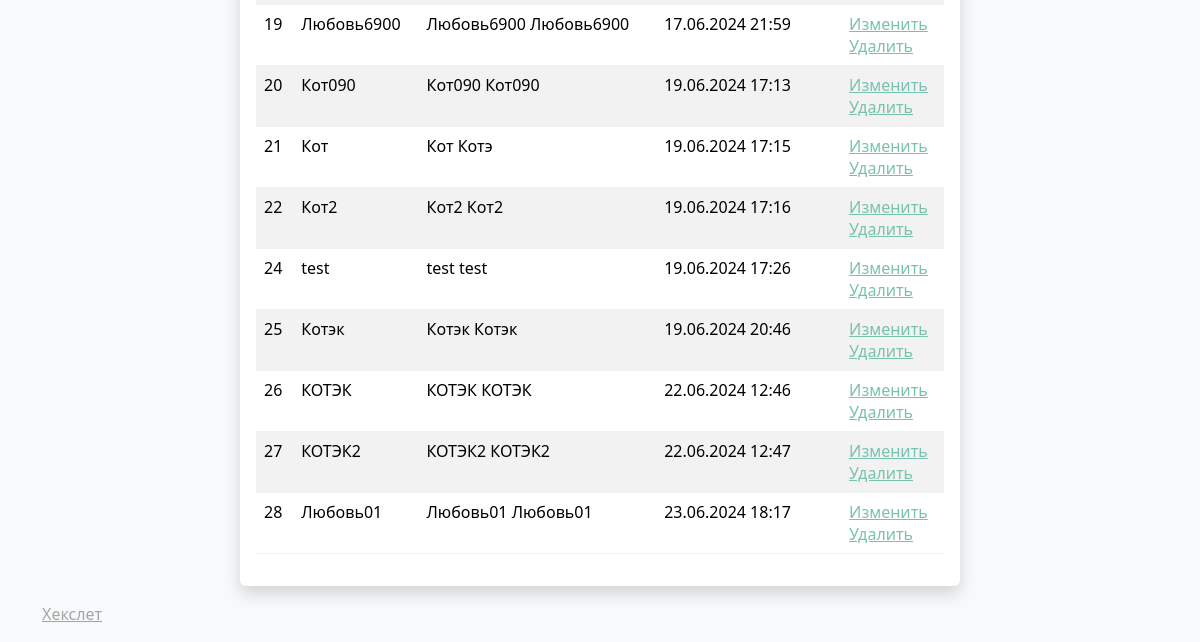
The app's page /users/ (lower part), older data.
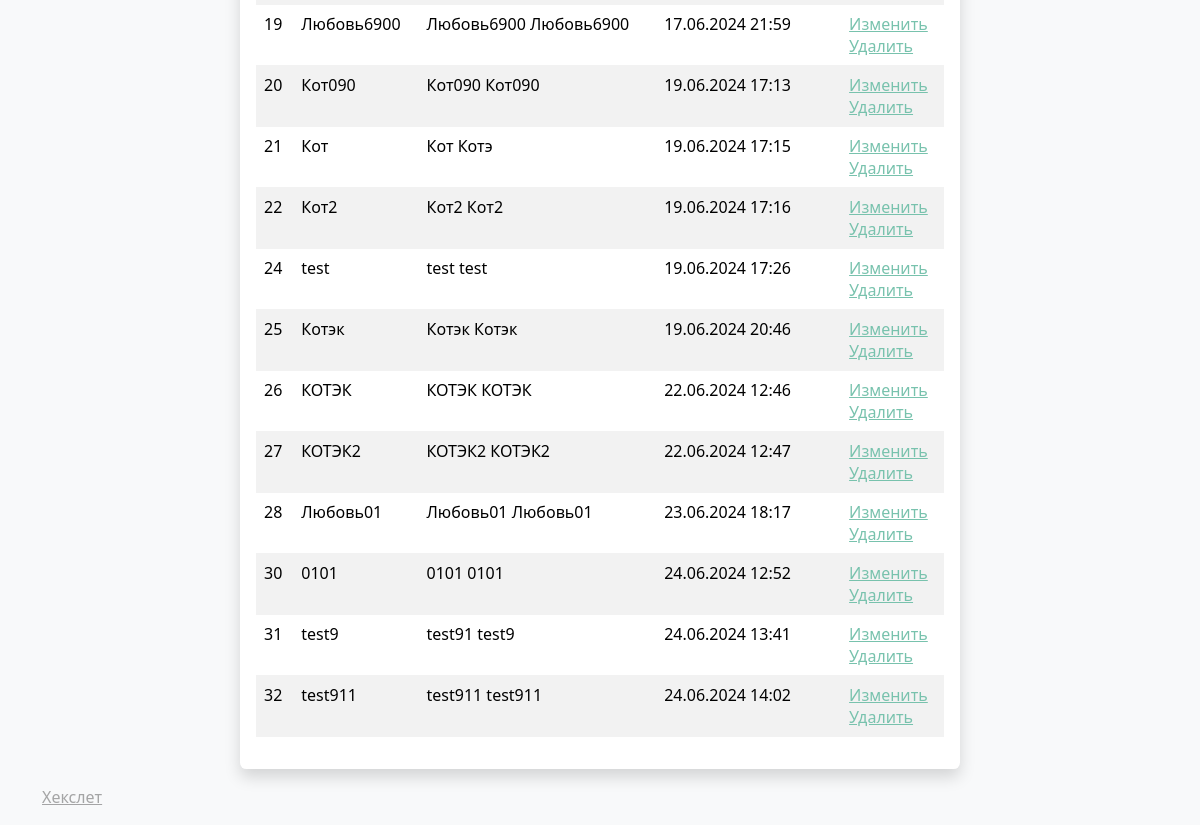
The same page, newer data.
### task_manager/models.py (models this page shows, shortened)
class CustomUser(AbstractUser):
    first_name = models.CharField(max_length=100)
    last_name = models.CharField(max_length=100)
    username = models.CharField(max_length=150, unique=True)
    password = models.CharField(max_length=100)
    REQUIRED_FIELDS = ['first_name', 'last_name']

### task_manager/views.py (the view)
# urls.py: path('users/', user_list, name='user-list'),
def user_list(request):
    users = CustomUser.objects.all()
    return render(request, 'users/users.html', {'users': users})

### task_manager/templates/users/users.html (shortened to what this page needs)
{% extends 'base.html' %}
{% load i18n %}
{% block content %}
<div class="container mt-5">
    <div class="row">
        <div class="col-md-8 offset-md-2">
            <div class="card border-0 shadow">
                <div class="card-body">
                    <table class="table table-striped mt-4">
                        <tbody>
                            {% for user in users %}
                            <tr>
                                <td>{{ user.id }}</td>
                                <td>{{ user.username }}</td>
                                <td>{{ user.get_full_name }}</td>
                                <td>{{ user.date_joined|date:"d.m.Y H:i" }}</td>
                                <td>
                                    <div><a href="{% url 'user_update' user.id %}">{% trans "Изменить" %}</a></div>
                                    <div><a href="{% url 'user_delete' user.id %}">{% trans "Удалить" %}</a></div>
                                </td>
                            </tr>
                            {% endfor %}
                        </tbody>
                    </table>
                </div>
            </div>
        </div>
    </div>
</div>
{% endblock %}

Row changes from the older to the newer data that the page shows:
added CustomUser: id "30", username "0101", get_full_name "0101 0101", date_joined "24.06.2024 12:52"
added CustomUser: id "31", username "test9", get_full_name "test91 test9", date_joined "24.06.2024 13:41"
added CustomUser: id "32", username "test911", get_full_name "test911 test911", date_joined "24.06.2024 14:02"
